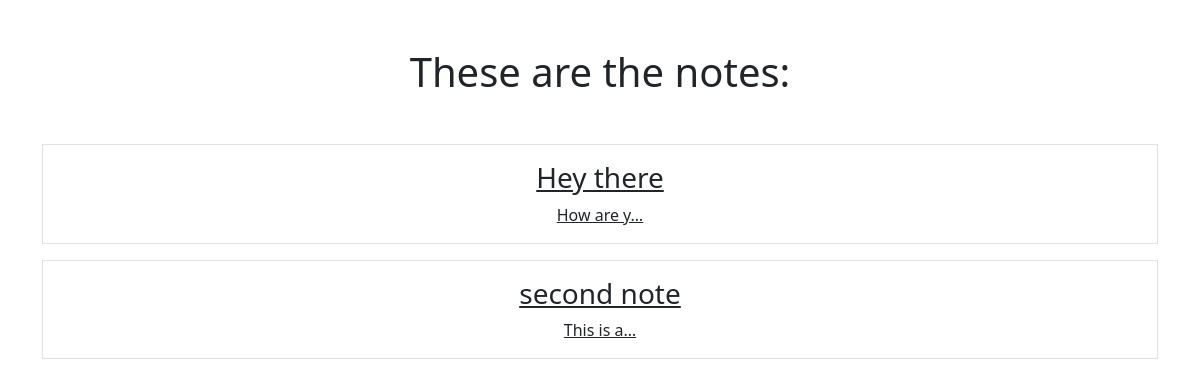
/smart/notes, run on an earlier commit of the app's database.
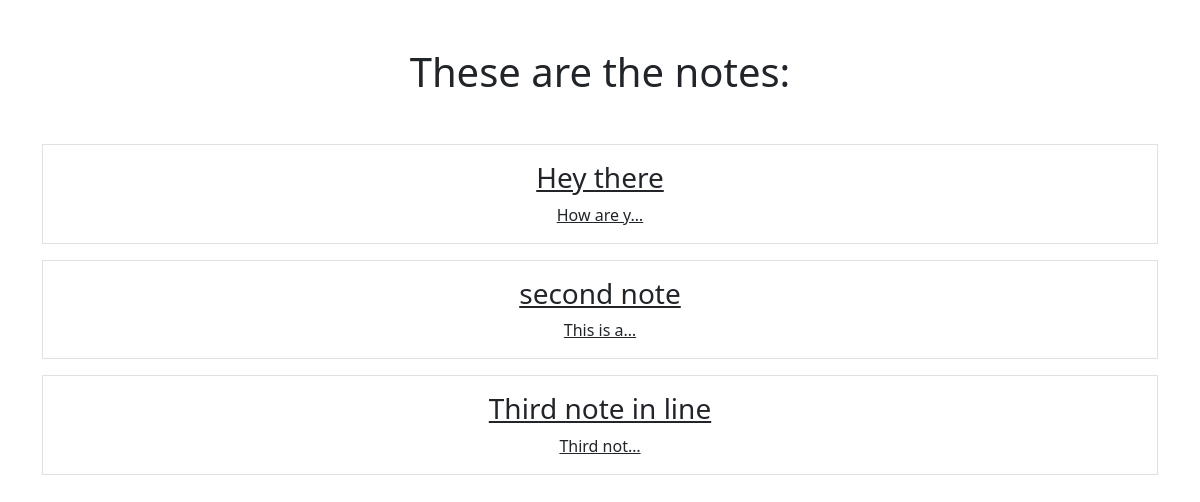
And on a later commit of the database.
### notes/models.py (models this page shows)
class Notes(models.Model):
    title = models.CharField(max_length=200)
    note = models.TextField()
    created = models.DateTimeField(auto_now_add=True)

### notes/views.py (the view)
# urls.py: path('notes', views.NotesListView.as_view(), name="notes.list"),
class NotesListView(ListView):
    model = Notes
    context_object_name = "notes"
    template_name = 'notes/notes_list.html'

### notes/templates/notes/notes_list.html
{% extends "base.html" %}
{% block content %}
<h1 class="my-5">These are the notes:</h1>
<div class="row row-cols3 g-2">
    {% for note in notes %}
    <div class="col">
        <div class="p-3 border">
            <a href="{% url 'notes.detail' pk=note.id %}" class="text-dark text-decoration-non"/>
             <h3>{{note.title}}</h3>
            {{note.note|truncatechars:10}}
        </div>
    </div>
    {% endfor %}
</div>
{% endblock %}

### static/templates/base.html (shortened to what this page needs)
{% load static %}
<html lang="en">
<head>
    <link rel="stylesheet" type="text/css" href="{% static 'css/style.css' %}" />
    <link href="https://cdn.jsdelivr.net/npm/bootstrap@5.1.3/dist/css/bootstrap.min.css" rel="stylesheet">
</head>
<body>
<div class="my-5 text-center container">
 {% block content %}
 {% endblock %}
</div>
</body>
</html>

What changed in the data, as far as the page shows it:
added Notes: title "Third note in line", note "Third not…"
